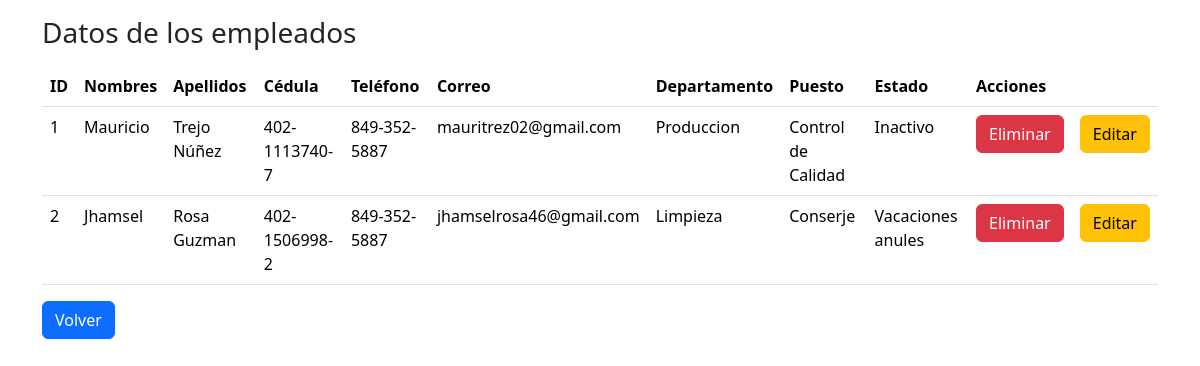
The page /buscar.php on the database its author committed.
### tables this page shows
CREATE TABLE `empleados` (
  `id` int NOT NULL AUTO_INCREMENT,
  `nombres` varchar(255) NOT NULL,
  `apellidos` varchar(255) NOT NULL,
  `cedula` char(13) NOT NULL,
  `telefono` char(12) NOT NULL,
  `correo` varchar(255) NOT NULL,
  `departamento` varchar(255) NOT NULL,
  `puesto` varchar(255) NOT NULL,
  `estado` varchar(255) NOT NULL,
  PRIMARY KEY (`id`)
);

### buscar.php (the view, shortened to what this page needs)
<!DOCTYPE html>
<html lang="es">
<head>
    <link href="https://cdn.jsdelivr.net/npm/bootstrap@5.3.3/dist/css/bootstrap.min.css" rel="stylesheet">
</head>
<body>
    <div class="content">
        <div class="m-3">
            <div class="container">
                <div class="mb-3">
                    <h3 class="h3 mb-3">Datos de los empleados</h3>
                    <table class="table table-hover">
                        <thead>
                            <tr>
                                <th>ID</th>
                                <th>Nombres</th>
                                <th>Apellidos</th>
                                <th>Cédula</th>
                                <th>Teléfono</th>
                                <th>Correo</th>
                                <th>Departamento</th>
                                <th>Puesto</th>
                                <th>Estado</th>
                                <th colspan="2">Acciones</th>
                            </tr>
                        </thead>
                        <tbody>
                            <?php
                            include_once("conex.php");
                            $search = isset($_POST['buscar']) ? trim($_POST['buscar']) : null;
                            if ($search != null) {
                                $query = "(SELECT * FROM empleados WHERE departamento = '$search' or puesto = '$search');";
                            } else {
                                $query = "(SELECT * FROM empleados);";
                            }
                            $data = mysqli_query($conn, $query);
                            $total = mysqli_num_rows($data);
                            if ($total != 0) {
                                while ($row = mysqli_fetch_assoc($data)) {
                                    echo "<tr>"
                                        . "<td>" . $row['id'] . "</td>"
                                        . "<td>" . $row['nombres'] . "</td>"
                                        . "<td>" . $row['apellidos'] . "</td>"
                                        . "<td>" . $row['cedula'] . "</td>"
                                        . "<td>" . $row['telefono'] . "</td>"
                                        . "<td>" . $row['correo'] . "</td>"
                                        . "<td>" . $row['departamento'] . "</td>"
                                        . "<td>" . $row['puesto'] . "</td>"
                                        . "<td>" . $row['estado'] . "</td>"
                                        . "<td> <a href='delete.php?dlt=$row[id]'> <input type='button' id='eliminar'
                                                 class='btn btn-danger' onclick='return confirmar(this.id)' value='Eliminar'></a>
                                        </td>"
                                        . "<td> <a href='modificar.php?mdf=$row[id]'><input type='button' id='modify'
                                                 class='btn btn-warning' value='Editar'> </a>
                                        </td>"
                                        . "</tr>";
                                }
                            }
                            ?>
                        </tbody>
                    </table>
                </div>
            </div>
            <div class="container">
                <a href="index.php"><input type="button" class="btn btn-primary" value="Volver"></a>
            </div>
        </div>
    </div>
</body>
</html>

### rows shown on the page
empleados: id "1", nombres "Mauricio", apellidos "Trejo Núñez", cedula "402-1113740-7", telefono "849-352-5887", correo "mauritrez02@gmail.com", departamento "Produccion", puesto "Control de Calidad", estado "Inactivo"
empleados: id "2", nombres "Jhamsel", apellidos "Rosa Guzman", cedula "402-1506998-2", telefono "849-352-5887", correo "jhamselrosa46@gmail.com", departamento "Limpieza", puesto "Conserje", estado "Vacaciones anules"
